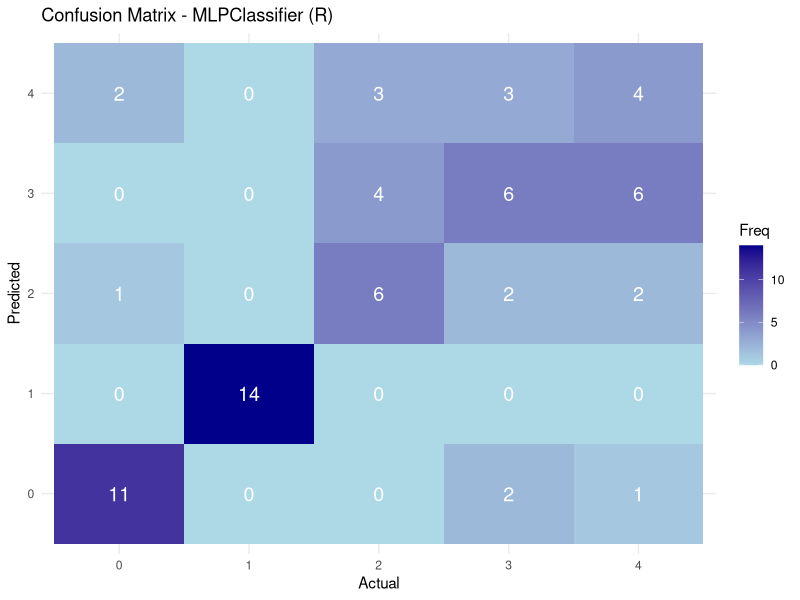

Recreate this plot in R.
# Load libraries
library(nnet)
library(caret)
library(e1071)
library(ggplot2)

# Load dataset
df <- read.csv("transformed_land_mines.csv")

# Prepare data
X <- df[, !(names(df) %in% c("M", "V"))]  # Drop "M" and "V"
y <- df$M - 1                            # Shift labels from 1–5 to 0–4
y <- as.factor(y)                        # Convert target to factor

# Standardize features
preProc <- preProcess(X, method = c("center", "scale"))
X_scaled <- predict(preProc, X)

# Combine for caret splitting
data <- cbind(X_scaled, y)

# Train-test split
set.seed(42)
trainIndex <- createDataPartition(data$y, p = 0.8, list = FALSE)
trainData <- data[trainIndex, ]
testData <- data[-trainIndex, ]

# Train MLP model (1 hidden layer due to `nnet` limitation)
start_time <- Sys.time()
mlp_model <- nnet(
  y ~ ., 
  data = trainData,
  size = 16,                # Approximation of hidden layers; nnet supports 1 hidden layer
  decay = 1.5e-5,           # Weight decay (alpha equivalent)
  maxit = 587,              # Number of iterations
  trace = FALSE             # Suppress output
)
end_time <- Sys.time()

# Predict
preds <- predict(mlp_model, testData[, -ncol(testData)], type = "class")

# Accuracy
acc <- sum(preds == testData$y) / nrow(testData)
cat(sprintf("✅ Final MLP Accuracy: %.4f\n", acc))
cat(sprintf("🕒 Training Time: %.2f seconds\n\n", as.numeric(difftime(end_time, start_time, units = "secs"))))

# Classification report
preds <- factor(preds, levels = levels(testData$y))
conf_matrix <- confusionMatrix(preds, testData$y)
print(conf_matrix)

# Confusion matrix plot
conf_df <- as.data.frame(conf_matrix$table)
colnames(conf_df) <- c("Predicted", "Actual", "Freq")

ggplot(conf_df, aes(x = Actual, y = Predicted, fill = Freq)) +
  geom_tile() +
  geom_text(aes(label = Freq), color = "white", size = 5) +
  scale_fill_gradient(low = "lightblue", high = "darkblue") +
  labs(title = "Confusion Matrix - MLPClassifier (R)", x = "Actual", y = "Predicted") +
  theme_minimal()

# Save model and scaler
saveRDS(mlp_model, "mlp_model_nnet.rds")
saveRDS(preProc, "scaler_nnet.rds")
cat("🎉 Model and scaler saved as RDS files.\n")
